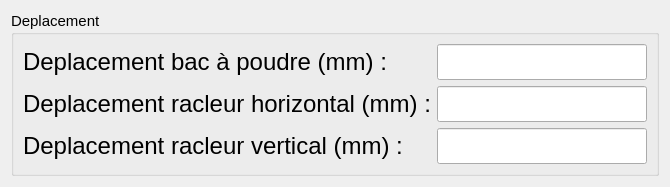
       <widget class="QWidget" name="deplacement">
        <attribute name="title">
         <string>Deplacement</string>
        </attribute>
        <layout class="QVBoxLayout" name="verticalLayout_6">
         <item>
          <widget class="QGroupBox" name="groupBox_11">
           <property name="font">
            <font>
             <pointsize>11</pointsize>
            </font>
           </property>
           <property name="title">
            <string>Deplacement</string>
           </property>
           <layout class="QFormLayout" name="formLayout_4">
            <item row="0" column="0">
             <widget class="QLabel" name="label_5">
              <property name="font">
               <font>
                <pointsize>18</pointsize>
               </font>
              </property>
              <property name="text">
               <string>Deplacement bac à poudre (mm) :</string>
              </property>
             </widget>
            </item>
            <item row="0" column="1">
             <widget class="QLineEdit" name="poudre_position">
              <property name="maximumSize">
               <size>
                <width>16777215</width>
                <height>1000</height>
               </size>
              </property>
              <property name="font">
               <font>
                <pointsize>18</pointsize>
               </font>
              </property>
             </widget>
            </item>
            <item row="1" column="0">
             <widget class="QLabel" name="label_14">
              <property name="font">
               <font>
                <pointsize>18</pointsize>
               </font>
              </property>
              <property name="text">
               <string>Deplacement racleur horizontal (mm) :</string>
              </property>
             </widget>
            </item>
            <item row="1" column="1">
             <widget class="QLineEdit" name="chariot_position">
              <property name="maximumSize">
               <size>
                <width>16777215</width>
                <height>1000</height>
               </size>
              </property>
              <property name="font">
               <font>
                <pointsize>18</pointsize>
               </font>
              </property>
             </widget>
            </item>
            <item row="2" column="0">
             <widget class="QLabel" name="label_12">
              <property name="font">
               <font>
                <pointsize>18</pointsize>
               </font>
              </property>
              <property name="text">
               <string>Deplacement racleur vertical (mm) :</string>
              </property>
             </widget>
            </item>
            <item row="2" column="1">
             <widget class="QLineEdit" name="lit_position">
              <property name="maximumSize">
               <size>
                <width>16777215</width>
                <height>1000</height>
               </size>
              </property>
              <property name="font">
               <font>
                <pointsize>18</pointsize>
               </font>
              </property>
             </widget>
            </item>
           </layout>
          </widget>
         </item>
        </layout>
       </widget>
